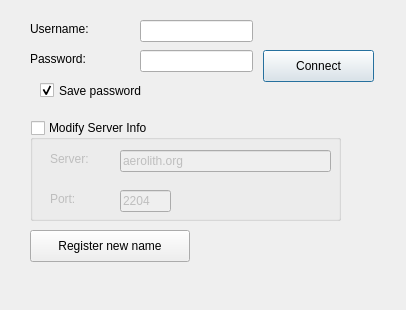
<ui version="4.0" >
 <class>loginForm</class>
 <widget class="QDialog" name="loginForm" >
  <property name="geometry" >
   <rect>
    <x>0</x>
    <y>0</y>
    <width>406</width>
    <height>310</height>
   </rect>
  </property>
  <property name="windowTitle" >
   <string>Aerolith Login</string>
  </property>
  <widget class="QStackedWidget" name="stackedWidget" >
   <property name="geometry" >
    <rect>
     <x>10</x>
     <y>10</y>
     <width>382</width>
     <height>260</height>
    </rect>
   </property>
   <property name="minimumSize" >
    <size>
     <width>382</width>
     <height>260</height>
    </size>
   </property>
   <property name="maximumSize" >
    <size>
     <width>382</width>
     <height>260</height>
    </size>
   </property>
   <property name="currentIndex" >
    <number>0</number>
   </property>
   <widget class="QWidget" name="page" >
    <widget class="QLabel" name="label" >
     <property name="geometry" >
      <rect>
       <x>20</x>
       <y>10</y>
       <width>81</width>
       <height>17</height>
      </rect>
     </property>
     <property name="text" >
      <string>Username:</string>
     </property>
    </widget>
    <widget class="QLabel" name="label_2" >
     <property name="geometry" >
      <rect>
       <x>20</x>
       <y>40</y>
       <width>81</width>
       <height>17</height>
      </rect>
     </property>
     <property name="text" >
      <string>Password:</string>
     </property>
    </widget>
    <widget class="QLineEdit" name="passwordLE" >
     <property name="geometry" >
      <rect>
       <x>130</x>
       <y>40</y>
       <width>113</width>
       <height>22</height>
      </rect>
     </property>
     <property name="maxLength" >
      <number>16</number>
     </property>
     <property name="echoMode" >
      <enum>QLineEdit::Password</enum>
     </property>
    </widget>
    <widget class="QGroupBox" name="groupBox" >
     <property name="geometry" >
      <rect>
       <x>20</x>
       <y>110</y>
       <width>311</width>
       <height>101</height>
      </rect>
     </property>
     <property name="title" >
      <string>Modify Server Info</string>
     </property>
     <property name="checkable" >
      <bool>true</bool>
     </property>
     <property name="checked" >
      <bool>false</bool>
     </property>
     <widget class="QLabel" name="label_3" >
      <property name="geometry" >
       <rect>
        <x>20</x>
        <y>30</y>
        <width>61</width>
        <height>17</height>
       </rect>
      </property>
      <property name="text" >
       <string>Server:</string>
      </property>
     </widget>
     <widget class="QLabel" name="label_4" >
      <property name="geometry" >
       <rect>
        <x>20</x>
        <y>70</y>
        <width>61</width>
        <height>17</height>
       </rect>
      </property>
      <property name="text" >
       <string>Port:</string>
      </property>
     </widget>
     <widget class="QLineEdit" name="serverLE" >
      <property name="geometry" >
       <rect>
        <x>90</x>
        <y>30</y>
        <width>211</width>
        <height>22</height>
       </rect>
      </property>
      <property name="text" >
       <string>aerolith.org</string>
      </property>
     </widget>
     <widget class="QLineEdit" name="portLE" >
      <property name="geometry" >
       <rect>
        <x>90</x>
        <y>70</y>
        <width>51</width>
        <height>22</height>
       </rect>
      </property>
      <property name="text" >
       <string>2204</string>
      </property>
      <property name="maxLength" >
       <number>5</number>
      </property>
     </widget>
    </widget>
    <widget class="QPushButton" name="loginPushButton" >
     <property name="geometry" >
      <rect>
       <x>253</x>
       <y>40</y>
       <width>111</width>
       <height>32</height>
      </rect>
     </property>
     <property name="text" >
      <string>Connect</string>
     </property>
    </widget>
    <widget class="QLineEdit" name="usernameLE" >
     <property name="geometry" >
      <rect>
       <x>130</x>
       <y>10</y>
       <width>113</width>
       <height>22</height>
      </rect>
     </property>
     <property name="maxLength" >
      <number>16</number>
     </property>
    </widget>
    <widget class="QPushButton" name="registerPushButton" >
     <property name="geometry" >
      <rect>
       <x>20</x>
       <y>220</y>
       <width>160</width>
       <height>32</height>
      </rect>
     </property>
     <property name="text" >
      <string>Register new name</string>
     </property>
    </widget>
    <widget class="QCheckBox" name="checkBoxSavePassword" >
     <property name="geometry" >
      <rect>
       <x>30</x>
       <y>70</y>
       <width>121</width>
       <height>21</height>
      </rect>
     </property>
     <property name="text" >
      <string>Save password</string>
     </property>
     <property name="checked" >
      <bool>true</bool>
     </property>
    </widget>
   </widget>
   <widget class="QWidget" name="page_2" >
    <widget class="QLabel" name="label_5" >
     <property name="geometry" >
      <rect>
       <x>20</x>
       <y>40</y>
       <width>118</width>
       <height>17</height>
      </rect>
     </property>
     <property name="text" >
      <string>Desired Username:</string>
     </property>
    </widget>
    <widget class="QLabel" name="label_6" >
     <property name="geometry" >
      <rect>
       <x>60</x>
       <y>70</y>
       <width>71</width>
       <height>16</height>
      </rect>
     </property>
     <property name="text" >
      <string>Password:</string>
     </property>
    </widget>
    <widget class="QLabel" name="label_7" >
     <property name="geometry" >
      <rect>
       <x>20</x>
       <y>100</y>
       <width>121</width>
       <height>16</height>
      </rect>
     </property>
     <property name="text" >
      <string>Reenter password:</string>
     </property>
    </widget>
    <widget class="QLineEdit" name="desiredUsernameLE" >
     <property name="geometry" >
      <rect>
       <x>150</x>
       <y>40</y>
       <width>151</width>
       <height>20</height>
      </rect>
     </property>
     <property name="maxLength" >
      <number>16</number>
     </property>
    </widget>
    <widget class="QLineEdit" name="desiredSecondPasswordLE" >
     <property name="geometry" >
      <rect>
       <x>150</x>
       <y>100</y>
       <width>151</width>
       <height>20</height>
      </rect>
     </property>
     <property name="maxLength" >
      <number>16</number>
     </property>
     <property name="echoMode" >
      <enum>QLineEdit::Password</enum>
     </property>
    </widget>
    <widget class="QLineEdit" name="desiredFirstPasswordLE" >
     <property name="geometry" >
      <rect>
       <x>150</x>
       <y>70</y>
       <width>151</width>
       <height>20</height>
      </rect>
     </property>
     <property name="maxLength" >
      <number>16</number>
     </property>
     <property name="echoMode" >
      <enum>QLineEdit::Password</enum>
     </property>
    </widget>
    <widget class="QPushButton" name="submitRegPushButton" >
     <property name="geometry" >
      <rect>
       <x>210</x>
       <y>160</y>
       <width>109</width>
       <height>32</height>
      </rect>
     </property>
     <property name="text" >
      <string>Register</string>
     </property>
    </widget>
    <widget class="QPushButton" name="cancelRegPushButton" >
     <property name="geometry" >
      <rect>
       <x>210</x>
       <y>200</y>
       <width>109</width>
       <height>32</height>
      </rect>
     </property>
     <property name="text" >
      <string>Login Screen</string>
     </property>
    </widget>
   </widget>
  </widget>
  <widget class="QLabel" name="connectStatusLabel" >
   <property name="geometry" >
    <rect>
     <x>30</x>
     <y>280</y>
     <width>351</width>
     <height>20</height>
    </rect>
   </property>
   <property name="text" >
    <string/>
   </property>
  </widget>
 </widget>
 <tabstops>
  <tabstop>usernameLE</tabstop>
  <tabstop>passwordLE</tabstop>
  <tabstop>checkBoxSavePassword</tabstop>
  <tabstop>loginPushButton</tabstop>
  <tabstop>groupBox</tabstop>
  <tabstop>serverLE</tabstop>
  <tabstop>portLE</tabstop>
  <tabstop>registerPushButton</tabstop>
  <tabstop>desiredUsernameLE</tabstop>
  <tabstop>desiredFirstPasswordLE</tabstop>
  <tabstop>desiredSecondPasswordLE</tabstop>
  <tabstop>submitRegPushButton</tabstop>
  <tabstop>cancelRegPushButton</tabstop>
 </tabstops>
 <resources/>
 <connections/>
</ui>
